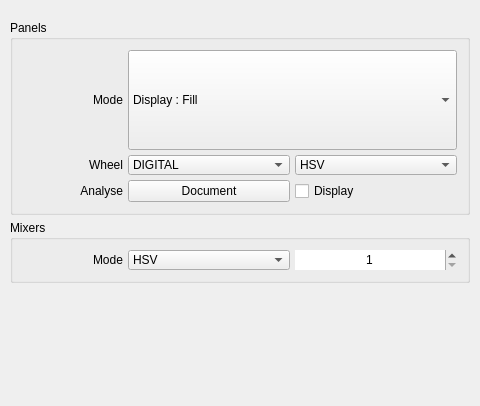
            <widget class="QWidget" name="scroll_area_contents_option">
             <property name="geometry">
              <rect>
               <x>0</x>
               <y>0</y>
               <width>480</width>
               <height>406</height>
              </rect>
             </property>
             <layout class="QVBoxLayout" name="scroll_area_contents_option_layout">
              <property name="spacing">
               <number>5</number>
              </property>
              <property name="leftMargin">
               <number>10</number>
              </property>
              <property name="topMargin">
               <number>20</number>
              </property>
              <property name="rightMargin">
               <number>10</number>
              </property>
              <property name="bottomMargin">
               <number>10</number>
              </property>
              <item>
               <widget class="QGroupBox" name="group_panels">
                <property name="sizePolicy">
                 <sizepolicy hsizetype="Ignored" vsizetype="Fixed">
                  <horstretch>0</horstretch>
                  <verstretch>0</verstretch>
                 </sizepolicy>
                </property>
                <property name="focusPolicy">
                 <enum>Qt::NoFocus</enum>
                </property>
                <property name="title">
                 <string>Panels</string>
                </property>
                <layout class="QGridLayout" name="group_panels_layout">
                 <property name="leftMargin">
                  <number>10</number>
                 </property>
                 <property name="topMargin">
                  <number>10</number>
                 </property>
                 <property name="rightMargin">
                  <number>10</number>
                 </property>
                 <property name="bottomMargin">
                  <number>10</number>
                 </property>
                 <property name="spacing">
                  <number>5</number>
                 </property>
                 <item row="1" column="0">
                  <widget class="QLabel" name="wheel_label">
                   <property name="sizePolicy">
                    <sizepolicy hsizetype="Preferred" vsizetype="Fixed">
                     <horstretch>0</horstretch>
                     <verstretch>0</verstretch>
                    </sizepolicy>
                   </property>
                   <property name="minimumSize">
                    <size>
                     <width>100</width>
                     <height>0</height>
                    </size>
                   </property>
                   <property name="maximumSize">
                    <size>
                     <width>100</width>
                     <height>20</height>
                    </size>
                   </property>
                   <property name="text">
                    <string>Wheel</string>
                   </property>
                   <property name="alignment">
                    <set>Qt::AlignRight|Qt::AlignTrailing|Qt::AlignVCenter</set>
                   </property>
                  </widget>
                 </item>
                 <item row="1" column="1">
                  <widget class="QComboBox" name="wheel_mode">
                   <property name="sizePolicy">
                    <sizepolicy hsizetype="Ignored" vsizetype="Fixed">
                     <horstretch>0</horstretch>
                     <verstretch>0</verstretch>
                    </sizepolicy>
                   </property>
                   <property name="maximumSize">
                    <size>
                     <width>16777215</width>
                     <height>20</height>
                    </size>
                   </property>
                   <item>
                    <property name="text">
                     <string>DIGITAL</string>
                    </property>
                   </item>
                   <item>
                    <property name="text">
                     <string>ANALOG</string>
                    </property>
                   </item>
                  </widget>
                 </item>
                 <item row="1" column="2">
                  <widget class="QComboBox" name="wheel_space">
                   <property name="sizePolicy">
                    <sizepolicy hsizetype="Ignored" vsizetype="Fixed">
                     <horstretch>0</horstretch>
                     <verstretch>0</verstretch>
                    </sizepolicy>
                   </property>
                   <property name="maximumSize">
                    <size>
                     <width>16777215</width>
                     <height>20</height>
                    </size>
                   </property>
                   <item>
                    <property name="text">
                     <string>HSV</string>
                    </property>
                   </item>
                   <item>
                    <property name="text">
                     <string>HSL</string>
                    </property>
                   </item>
                   <item>
                    <property name="text">
                     <string>HCY</string>
                    </property>
                   </item>
                   <item>
                    <property name="text">
                     <string>ARD</string>
                    </property>
                   </item>
                  </widget>
                 </item>
                 <item row="0" column="1" colspan="2">
                  <widget class="QComboBox" name="panel_index">
                   <property name="sizePolicy">
                    <sizepolicy hsizetype="Ignored" vsizetype="Fixed">
                     <horstretch>0</horstretch>
                     <verstretch>0</verstretch>
                    </sizepolicy>
                   </property>
                   <property name="minimumSize">
                    <size>
                     <width>0</width>
                     <height>100</height>
                    </size>
                   </property>
                   <property name="maximumSize">
                    <size>
                     <width>16777215</width>
                     <height>100</height>
                    </size>
                   </property>
                   <property name="focusPolicy">
                    <enum>Qt::WheelFocus</enum>
                   </property>
                   <property name="iconSize">
                    <size>
                     <width>80</width>
                     <height>80</height>
                    </size>
                   </property>
                   <item>
                    <property name="text">
                     <string>Display : Fill</string>
                    </property>
                   </item>
                   <item>
                    <property name="text">
                     <string>Selector : Square</string>
                    </property>
                   </item>
                   <item>
                    <property name="text">
                     <string>Selector : Hue</string>
                    </property>
                   </item>
                   <item>
                    <property name="text">
                     <string>Selector : Gamut</string>
                    </property>
                   </item>
                   <item>
                    <property name="text">
                     <string>Selector : Hexagon</string>
                    </property>
                   </item>
                   <item>
                    <property name="text">
                     <string>Selector : Luma</string>
                    </property>
                   </item>
                   <item>
                    <property name="text">
                     <string>Mixer : Dot</string>
                    </property>
                   </item>
                   <item>
                    <property name="text">
                     <string>Mixer : Mask</string>
                    </property>
                   </item>
                  </widget>
                 </item>
                 <item row="0" column="0">
                  <widget class="QLabel" name="panel_index_label">
                   <property name="sizePolicy">
                    <sizepolicy hsizetype="Preferred" vsizetype="Fixed">
                     <horstretch>0</horstretch>
                     <verstretch>0</verstretch>
                    </sizepolicy>
                   </property>
                   <property name="minimumSize">
                    <size>
                     <width>100</width>
                     <height>20</height>
                    </size>
                   </property>
                   <property name="maximumSize">
                    <size>
                     <width>100</width>
                     <height>20</height>
                    </size>
                   </property>
                   <property name="focusPolicy">
                    <enum>Qt::NoFocus</enum>
                   </property>
                   <property name="text">
                    <string>Mode</string>
                   </property>
                   <property name="alignment">
                    <set>Qt::AlignRight|Qt::AlignTrailing|Qt::AlignVCenter</set>
                   </property>
                  </widget>
                 </item>
                 <item row="2" column="0">
                  <widget class="QLabel" name="analyse_label">
                   <property name="sizePolicy">
                    <sizepolicy hsizetype="Preferred" vsizetype="Fixed">
                     <horstretch>0</horstretch>
                     <verstretch>0</verstretch>
                    </sizepolicy>
                   </property>
                   <property name="minimumSize">
                    <size>
                     <width>100</width>
                     <height>0</height>
                    </size>
                   </property>
                   <property name="maximumSize">
                    <size>
                     <width>100</width>
                     <height>20</height>
                    </size>
                   </property>
                   <property name="text">
                    <string>Analyse</string>
                   </property>
                   <property name="alignment">
                    <set>Qt::AlignRight|Qt::AlignTrailing|Qt::AlignVCenter</set>
                   </property>
                  </widget>
                 </item>
                 <item row="2" column="2">
                  <widget class="QCheckBox" name="analyse_display">
                   <property name="sizePolicy">
                    <sizepolicy hsizetype="Ignored" vsizetype="Fixed">
                     <horstretch>0</horstretch>
                     <verstretch>0</verstretch>
                    </sizepolicy>
                   </property>
                   <property name="maximumSize">
                    <size>
                     <width>16777215</width>
                     <height>20</height>
                    </size>
                   </property>
                   <property name="focusPolicy">
                    <enum>Qt::NoFocus</enum>
                   </property>
                   <property name="text">
                    <string>Display</string>
                   </property>
                  </widget>
                 </item>
                 <item row="2" column="1">
                  <widget class="QPushButton" name="analyse_document">
                   <property name="focusPolicy">
                    <enum>Qt::NoFocus</enum>
                   </property>
                   <property name="text">
                    <string>Document</string>
                   </property>
                  </widget>
                 </item>
                </layout>
               </widget>
              </item>
              <item>
               <widget class="QGroupBox" name="group_mixers">
                <property name="title">
                 <string>Mixers</string>
                </property>
                <layout class="QGridLayout" name="group_mixers_layout">
                 <property name="leftMargin">
                  <number>10</number>
                 </property>
                 <property name="topMargin">
                  <number>10</number>
                 </property>
                 <property name="rightMargin">
                  <number>10</number>
                 </property>
                 <property name="bottomMargin">
                  <number>10</number>
                 </property>
                 <property name="spacing">
                  <number>5</number>
                 </property>
                 <item row="0" column="0">
                  <widget class="QLabel" name="mixer_label">
                   <property name="sizePolicy">
                    <sizepolicy hsizetype="Preferred" vsizetype="Fixed">
                     <horstretch>0</horstretch>
                     <verstretch>0</verstretch>
                    </sizepolicy>
                   </property>
                   <property name="minimumSize">
                    <size>
                     <width>100</width>
                     <height>0</height>
                    </size>
                   </property>
                   <property name="maximumSize">
                    <size>
                     <width>100</width>
                     <height>20</height>
                    </size>
                   </property>
                   <property name="text">
                    <string>Mode</string>
                   </property>
                   <property name="alignment">
                    <set>Qt::AlignRight|Qt::AlignTrailing|Qt::AlignVCenter</set>
                   </property>
                  </widget>
                 </item>
                 <item row="0" column="1">
                  <widget class="QComboBox" name="mixer_space">
                   <property name="sizePolicy">
                    <sizepolicy hsizetype="Ignored" vsizetype="Fixed">
                     <horstretch>0</horstretch>
                     <verstretch>0</verstretch>
                    </sizepolicy>
                   </property>
                   <property name="maximumSize">
                    <size>
                     <width>16777215</width>
                     <height>20</height>
                    </size>
                   </property>
                   <property name="currentIndex">
                    <number>5</number>
                   </property>
                   <item>
                    <property name="text">
                     <string>A</string>
                    </property>
                   </item>
                   <item>
                    <property name="text">
                     <string>RGB</string>
                    </property>
                   </item>
                   <item>
                    <property name="text">
                     <string>CMYK</string>
                    </property>
                   </item>
                   <item>
                    <property name="text">
                     <string>RYB</string>
                    </property>
                   </item>
                   <item>
                    <property name="text">
                     <string>YUV</string>
                    </property>
                   </item>
                   <item>
                    <property name="text">
                     <string>HSV</string>
                    </property>
                   </item>
                   <item>
                    <property name="text">
                     <string>HSL</string>
                    </property>
                   </item>
                   <item>
                    <property name="text">
                     <string>HCY</string>
                    </property>
                   </item>
                   <item>
                    <property name="text">
                     <string>ARD</string>
                    </property>
                   </item>
                   <item>
                    <property name="text">
                     <string>XYZ</string>
                    </property>
                   </item>
                   <item>
                    <property name="text">
                     <string>XYY</string>
                    </property>
                   </item>
                   <item>
                    <property name="text">
                     <string>LAB</string>
                    </property>
                   </item>
                   <item>
                    <property name="text">
                     <string>LCH</string>
                    </property>
                   </item>
                  </widget>
                 </item>
                 <item row="0" column="2">
                  <widget class="QSpinBox" name="mixer_count">
                   <property name="sizePolicy">
                    <sizepolicy hsizetype="Ignored" vsizetype="Fixed">
                     <horstretch>0</horstretch>
                     <verstretch>0</verstretch>
                    </sizepolicy>
                   </property>
                   <property name="maximumSize">
                    <size>
                     <width>16777215</width>
                     <height>20</height>
                    </size>
                   </property>
                   <property name="focusPolicy">
                    <enum>Qt::WheelFocus</enum>
                   </property>
                   <property name="frame">
                    <bool>false</bool>
                   </property>
                   <property name="alignment">
                    <set>Qt::AlignCenter</set>
                   </property>
                   <property name="minimum">
                    <number>1</number>
                   </property>
                   <property name="maximum">
                    <number>999</number>
                   </property>
                  </widget>
                 </item>
                </layout>
               </widget>
              </item>
              <item>
               <spacer name="vertical_spacer_option">
                <property name="focusPolicy">
                 <enum>Qt::NoFocus</enum>
                </property>
                <property name="orientation">
                 <enum>Qt::Vertical</enum>
                </property>
                <property name="sizeType">
                 <enum>QSizePolicy::Expanding</enum>
                </property>
                <property name="sizeHint" stdset="0">
                 <size>
                  <width>0</width>
                  <height>0</height>
                 </size>
                </property>
               </spacer>
              </item>
             </layout>
            </widget>
